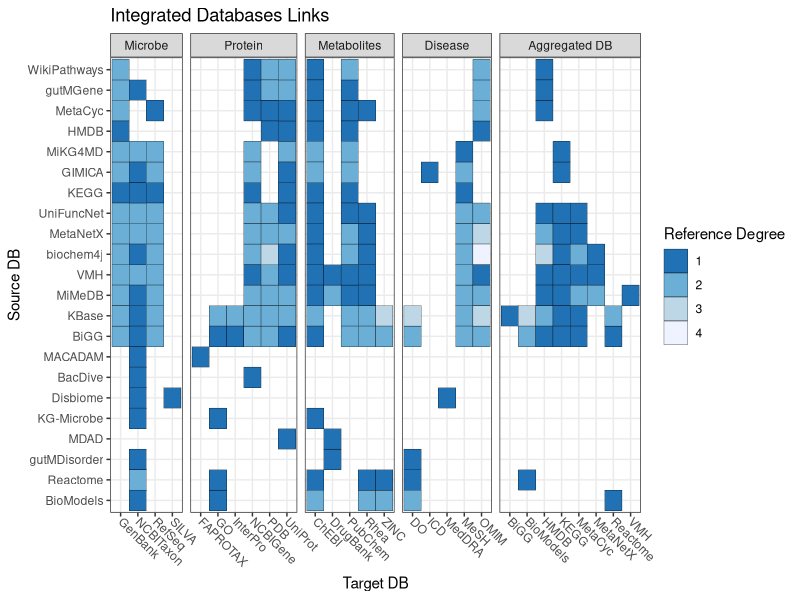

This chart was generated by the following R code:
library(cowplot)
library(readxl)
library(stringr)
library(tidyverse)

#setwd('./scripts/')
full_edges <- read_csv('../data/expanded_edge_list.csv')
orig_edges <- read_xlsx('../data/Resource Interaction Table.xlsx', sheet = 1)
orig_edges %>% 
  filter(predicate != 'has construction method') -> orig_edges

fill_deg <- max(full_edges$distance) + 1

nodes <- read_xlsx('../data/Resource Interaction Table.xlsx', sheet = 2)
#nodes %>% 
#  mutate(category = str_replace(category, '\\/| ', '\n')) -> nodes

nodes %>% 
  filter(category == 'Aggregated\nDB') %>% 
  pull(node) -> reffed_idbs

full_edges %>% 
  pull(distance) %>% 
  unique() %>% 
  factor() -> distance_factor

levels(distance_factor) <- rev(levels(distance_factor))
category_sorted <- c('Microbe', 'Protein', 
                     'Metabolites', 'Disease',
                     'Aggregated DB')

full_edges %>% 
  select(source, target, distance) %>% 
  mutate(distance = as.numeric(distance),
         distance = abs(distance - fill_deg)) %>% 
  spread(target, distance, fill = 0) -> edge_mat

source_order <- hclust(dist(edge_mat[,-1]))$order
source_sorted <- edge_mat[source_order,1]$source

full_edges %>% 
  merge(nodes, by.x = 'target', by.y = 'node') %>% 
  mutate(distance = factor(distance, levels = levels(distance_factor)),
         category = factor(category, levels = category_sorted),
         reffed_idbs = source %in% reffed_idbs,
         source_f = factor(source, 
                           levels = source_sorted)) -> plot_dat 

plot_dat %>% 
  ggplot(aes(x = target, y = source_f, 
             fill = distance)) +
  geom_tile(color = 'black') +
  facet_grid(~category, scales = 'free', space = 'free') +
  theme_bw(base_size = 11) + 
  theme(axis.text.x = element_text(angle = 270 + 45,
                                   hjust = 0,
                                   vjust = 0.5)) +
  scale_fill_brewer(guide = guide_legend(reverse = TRUE)) +
  labs(x = 'Target DB',
       y = 'Source DB',
       fill = 'Reference Degree',
       title = 'Integrated Databases Links') -> db_viz_final

ggsave('../db_viz_final.png',
       plot = db_viz_final,
       width = 8, 
       height = 4)
